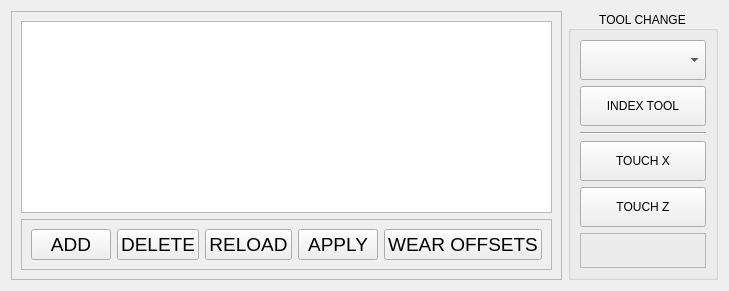
               <widget class="QWidget" name="tab_turret">
                <attribute name="title">
                 <string>TURRET</string>
                </attribute>
                <layout class="QHBoxLayout" name="horizontalLayout_15">
                 <item>
                  <widget class="QFrame" name="frame_9">
                   <property name="frameShape">
                    <enum>QFrame::StyledPanel</enum>
                   </property>
                   <property name="frameShadow">
                    <enum>QFrame::Raised</enum>
                   </property>
                   <layout class="QVBoxLayout" name="verticalLayout_12">
                    <item>
                     <widget class="ToolOffsetView" name="tool_offsetview">
                      <property name="font">
                       <font>
                        <pointsize>14</pointsize>
                       </font>
                      </property>
                      <property name="autoScrollMargin">
                       <number>20</number>
                      </property>
                      <property name="editTriggers">
                       <set>QAbstractItemView::AnyKeyPressed|QAbstractItemView::DoubleClicked|QAbstractItemView::EditKeyPressed</set>
                      </property>
                      <property name="sortingEnabled">
                       <bool>false</bool>
                      </property>
                      <property name="cornerButtonEnabled">
                       <bool>false</bool>
                      </property>
                     </widget>
                    </item>
                    <item>
                     <widget class="QFrame" name="frame_15">
                      <property name="frameShape">
                       <enum>QFrame::StyledPanel</enum>
                      </property>
                      <property name="frameShadow">
                       <enum>QFrame::Raised</enum>
                      </property>
                      <layout class="QHBoxLayout" name="horizontalLayout_6">
                       <item>
                        <widget class="QPushButton" name="btn_tool_add">
                         <property name="font">
                          <font>
                           <pointsize>14</pointsize>
                          </font>
                         </property>
                         <property name="text">
                          <string>ADD</string>
                         </property>
                        </widget>
                       </item>
                       <item>
                        <widget class="QPushButton" name="btn_tool_delete">
                         <property name="font">
                          <font>
                           <pointsize>14</pointsize>
                          </font>
                         </property>
                         <property name="text">
                          <string>DELETE</string>
                         </property>
                        </widget>
                       </item>
                       <item>
                        <widget class="QPushButton" name="btn_tool_reload">
                         <property name="font">
                          <font>
                           <pointsize>14</pointsize>
                          </font>
                         </property>
                         <property name="text">
                          <string>RELOAD</string>
                         </property>
                        </widget>
                       </item>
                       <item>
                        <widget class="QPushButton" name="btn_tool_apply">
                         <property name="font">
                          <font>
                           <pointsize>14</pointsize>
                          </font>
                         </property>
                         <property name="text">
                          <string>APPLY</string>
                         </property>
                        </widget>
                       </item>
                       <item>
                        <widget class="QPushButton" name="btn_show_wear_offsets">
                         <property name="font">
                          <font>
                           <pointsize>14</pointsize>
                          </font>
                         </property>
                         <property name="text">
                          <string>WEAR OFFSETS</string>
                         </property>
                         <property name="checkable">
                          <bool>true</bool>
                         </property>
                        </widget>
                       </item>
                      </layout>
                     </widget>
                    </item>
                   </layout>
                  </widget>
                 </item>
                 <item>
                  <widget class="QGroupBox" name="groupBox_26">
                   <property name="sizePolicy">
                    <sizepolicy hsizetype="Fixed" vsizetype="Preferred">
                     <horstretch>0</horstretch>
                     <verstretch>0</verstretch>
                    </sizepolicy>
                   </property>
                   <property name="minimumSize">
                    <size>
                     <width>150</width>
                     <height>0</height>
                    </size>
                   </property>
                   <property name="title">
                    <string>TOOL CHANGE</string>
                   </property>
                   <property name="alignment">
                    <set>Qt::AlignCenter</set>
                   </property>
                   <layout class="QVBoxLayout" name="verticalLayout_32">
                    <item>
                     <widget class="QComboBox" name="index_tool_select">
                      <property name="minimumSize">
                       <size>
                        <width>0</width>
                        <height>40</height>
                       </size>
                      </property>
                      <property name="currentText">
                       <string/>
                      </property>
                      <property name="currentIndex">
                       <number>-1</number>
                      </property>
                      <property name="maxVisibleItems">
                       <number>10</number>
                      </property>
                      <item>
                       <property name="text">
                        <string>1</string>
                       </property>
                      </item>
                      <item>
                       <property name="text">
                        <string>2</string>
                       </property>
                      </item>
                      <item>
                       <property name="text">
                        <string>3</string>
                       </property>
                      </item>
                      <item>
                       <property name="text">
                        <string>4</string>
                       </property>
                      </item>
                      <item>
                       <property name="text">
                        <string>5</string>
                       </property>
                      </item>
                      <item>
                       <property name="text">
                        <string>6</string>
                       </property>
                      </item>
                      <item>
                       <property name="text">
                        <string>7</string>
                       </property>
                      </item>
                      <item>
                       <property name="text">
                        <string>8</string>
                       </property>
                      </item>
                      <item>
                       <property name="text">
                        <string>9</string>
                       </property>
                      </item>
                      <item>
                       <property name="text">
                        <string>10</string>
                       </property>
                      </item>
                     </widget>
                    </item>
                    <item>
                     <widget class="PushButton" name="btn_index_tool">
                      <property name="minimumSize">
                       <size>
                        <width>0</width>
                        <height>40</height>
                       </size>
                      </property>
                      <property name="text">
                       <string>INDEX TOOL</string>
                      </property>
                      <property name="checkable">
                       <bool>true</bool>
                      </property>
                     </widget>
                    </item>
                    <item>
                     <widget class="Line" name="line_17">
                      <property name="orientation">
                       <enum>Qt::Horizontal</enum>
                      </property>
                     </widget>
                    </item>
                    <item>
                     <widget class="PushButton" name="pushbutton_2">
                      <property name="minimumSize">
                       <size>
                        <width>0</width>
                        <height>40</height>
                       </size>
                      </property>
                      <property name="text">
                       <string>TOUCH X</string>
                      </property>
                     </widget>
                    </item>
                    <item>
                     <widget class="PushButton" name="pushbutton_3">
                      <property name="minimumSize">
                       <size>
                        <width>0</width>
                        <height>40</height>
                       </size>
                      </property>
                      <property name="text">
                       <string>TOUCH Z</string>
                      </property>
                     </widget>
                    </item>
                    <item>
                     <widget class="QFrame" name="frame_11">
                      <property name="frameShape">
                       <enum>QFrame::StyledPanel</enum>
                      </property>
                      <property name="frameShadow">
                       <enum>QFrame::Raised</enum>
                      </property>
                     </widget>
                    </item>
                   </layout>
                  </widget>
                 </item>
                </layout>
               </widget>
